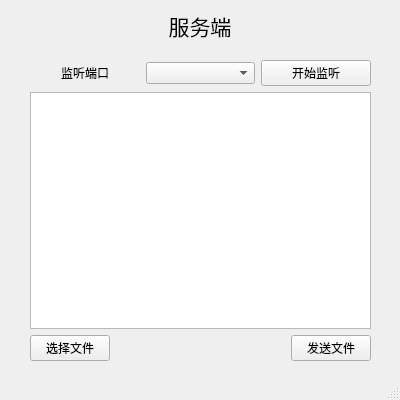
<?xml version="1.0" encoding="UTF-8"?>
<ui version="4.0">
 <class>FileServer</class>
 <widget class="QMainWindow" name="FileServer">
  <property name="geometry">
   <rect>
    <x>0</x>
    <y>0</y>
    <width>400</width>
    <height>400</height>
   </rect>
  </property>
  <property name="minimumSize">
   <size>
    <width>400</width>
    <height>400</height>
   </size>
  </property>
  <property name="maximumSize">
   <size>
    <width>400</width>
    <height>400</height>
   </size>
  </property>
  <property name="windowTitle">
   <string>FileServer</string>
  </property>
  <widget class="QWidget" name="centralwidget">
   <widget class="QLabel" name="label">
    <property name="geometry">
     <rect>
      <x>150</x>
      <y>0</y>
      <width>100</width>
      <height>51</height>
     </rect>
    </property>
    <property name="font">
     <font>
      <family>微软雅黑</family>
      <pointsize>16</pointsize>
     </font>
    </property>
    <property name="text">
     <string>服务端</string>
    </property>
    <property name="alignment">
     <set>Qt::AlignCenter</set>
    </property>
   </widget>
   <widget class="QWidget" name="verticalLayoutWidget">
    <property name="geometry">
     <rect>
      <x>30</x>
      <y>60</y>
      <width>341</width>
      <height>301</height>
     </rect>
    </property>
    <layout class="QVBoxLayout" name="verticalLayout">
     <item>
      <layout class="QHBoxLayout" name="horizontalLayout_2">
       <item>
        <widget class="QLabel" name="label_2">
         <property name="text">
          <string>监听端口</string>
         </property>
         <property name="alignment">
          <set>Qt::AlignCenter</set>
         </property>
        </widget>
       </item>
       <item>
        <widget class="QComboBox" name="comboBox"/>
       </item>
       <item>
        <widget class="QPushButton" name="buttonListen">
         <property name="text">
          <string>开始监听</string>
         </property>
        </widget>
       </item>
      </layout>
     </item>
     <item>
      <widget class="QTextEdit" name="textEdit">
       <property name="focusPolicy">
        <enum>Qt::NoFocus</enum>
       </property>
      </widget>
     </item>
     <item>
      <layout class="QHBoxLayout" name="horizontalLayout">
       <item>
        <widget class="QPushButton" name="buttonOpen">
         <property name="text">
          <string>选择文件</string>
         </property>
        </widget>
       </item>
       <item>
        <spacer name="horizontalSpacer">
         <property name="orientation">
          <enum>Qt::Horizontal</enum>
         </property>
         <property name="sizeHint" stdset="0">
          <size>
           <width>40</width>
           <height>20</height>
          </size>
         </property>
        </spacer>
       </item>
       <item>
        <widget class="QPushButton" name="buttonSend">
         <property name="text">
          <string>发送文件</string>
         </property>
        </widget>
       </item>
      </layout>
     </item>
    </layout>
   </widget>
  </widget>
  <widget class="QStatusBar" name="statusbar">
   <property name="layoutDirection">
    <enum>Qt::LeftToRight</enum>
   </property>
  </widget>
 </widget>
 <resources/>
 <connections/>
</ui>
